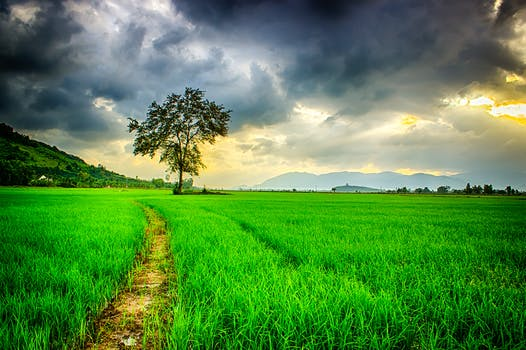
#> input picture OpenCv/nature.jpeg, 526 x 350 px; its folder holds only this picture in this run
$ python ReadRGB.py
#> lines starting #> are read from the running program, lines starting #| are printed output that depends on the picture
import os
import cv2

folderName = os.path.dirname(os.path.realpath(__file__))

image = cv2.imread(folderName + os.path.sep + 'nature.jpeg')
#> image is the input picture: shape (350, 526, 3); mean B, G, R 70.4, 136.5, 86.2

imgHeight , imgWidth , channel = image.shape
#> imgHeight = 350; imgWidth = 526; channel = 3

print("Image height = {} , Image width = {} , channel = {}".format(imgHeight,imgWidth,channel) )
#| Image height = 350 , Image width = 526 , channel = 3

blue , green , red = cv2.split(image)
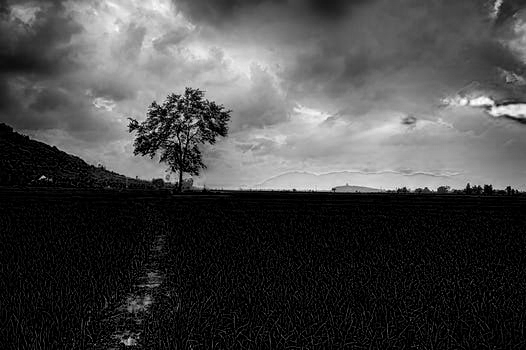
#> blue: shape (350, 526); min 0, max 255, mean 70.4
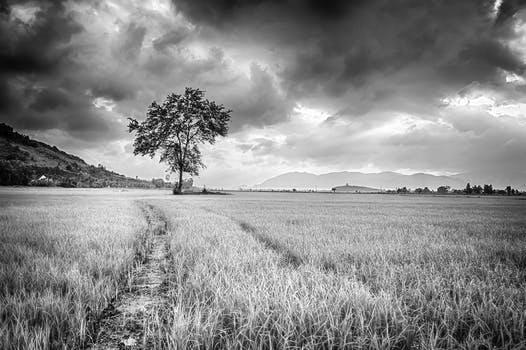
#> green: shape (350, 526); min 0, max 255, mean 136.5
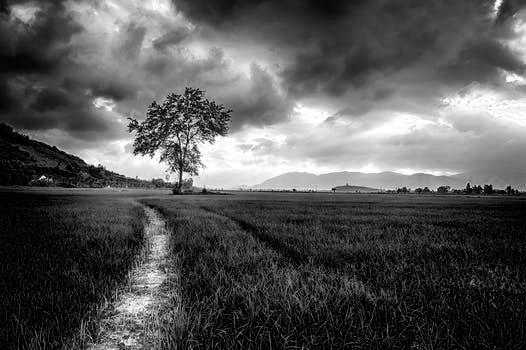
#> red: shape (350, 526); min 0, max 255, mean 86.2

print(red)
#> (printed output is left out)
print(type(red))
#| <class 'numpy.ndarray'>
img2 = cv2.merge([green,blue,red])
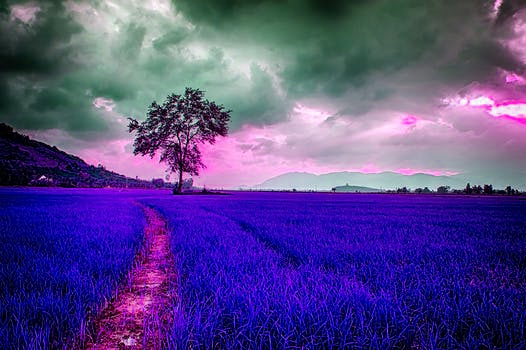
#> img2: shape (350, 526, 3); mean of channels 0, 1, 2 136.5, 70.4, 86.2; drawn as B, G, R

# cv2.imshow('Nature Photo before',image)
# cv2.imshow('Nature Photo after',img2)

cv2.waitKey(0)
cv2.destroyAllWindows()
